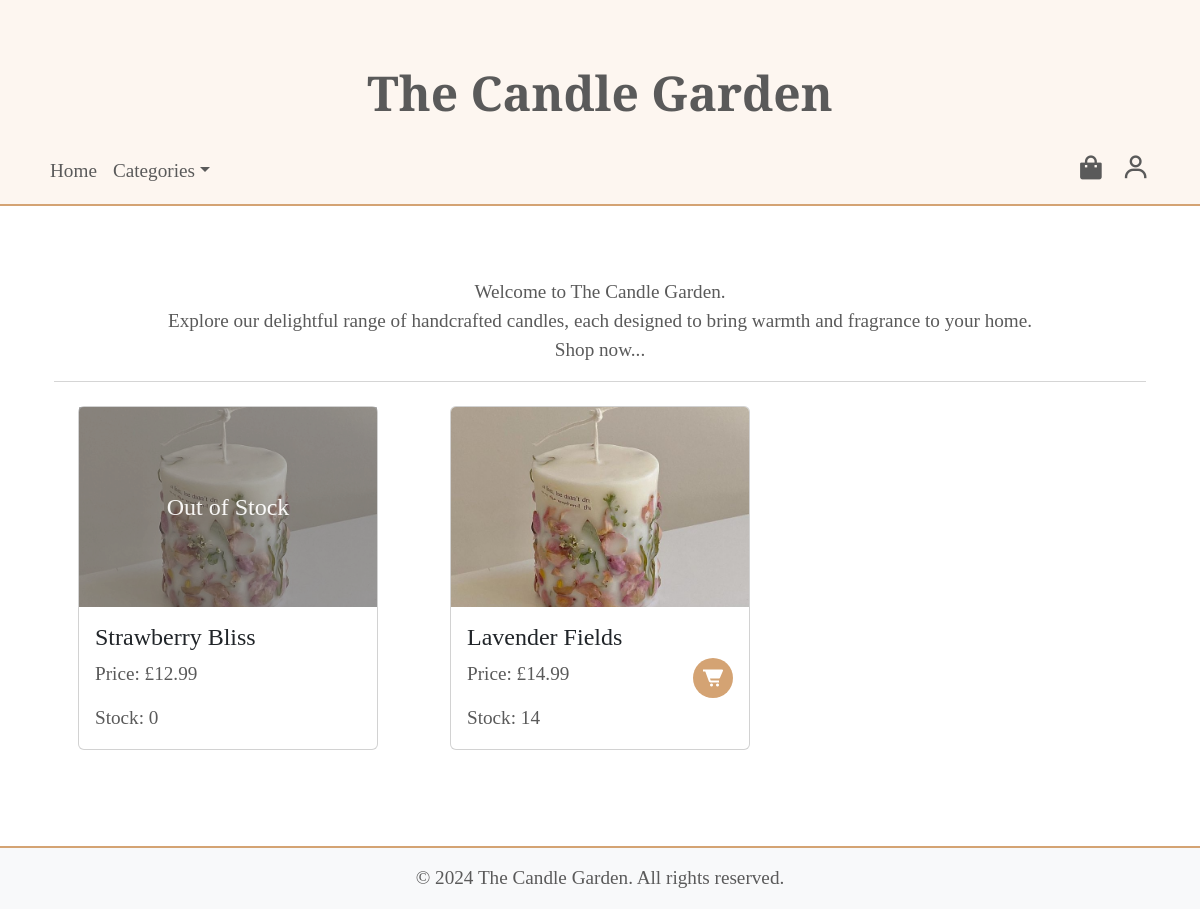
Before: / with the older database file.
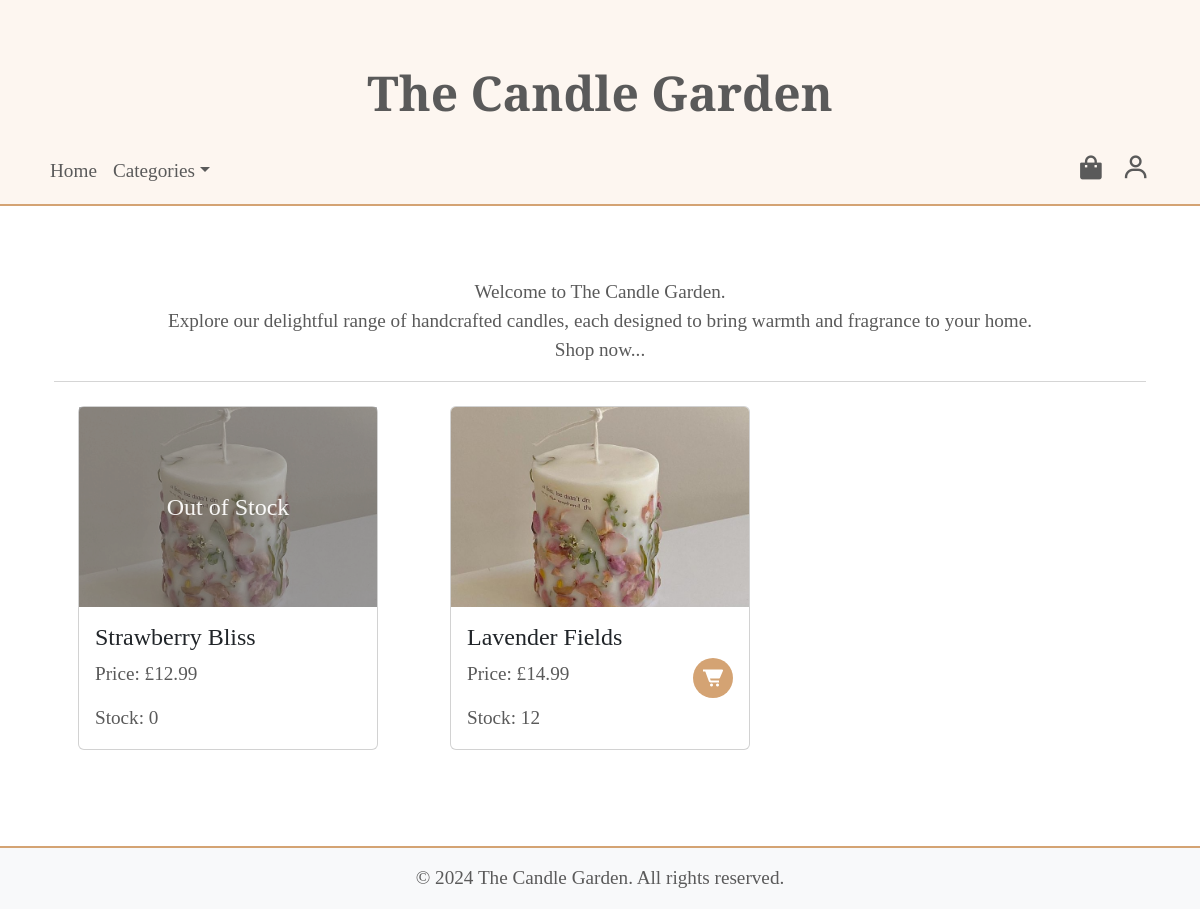
After: the same page with the newer database file.
### app/models.py (models this page shows, shortened)
class Candle(db.Model):
    id = db.Column(db.Integer, primary_key=True)
    name = db.Column(db.String(100), nullable=False, unique=True)
    description = db.Column(db.Text, nullable=True)
    price = db.Column(db.Float, nullable=False)
    stock = db.Column(db.Integer, nullable=False, default=0)
    image_filename = db.Column(db.String(255), nullable=True)
    categories = db.relationship('Category', secondary=candle_category, back_populates='candles')
    baskets = db.relationship('Basket', secondary=basket_candle, back_populates='candles')
    orders = db.relationship('OrderItem', back_populates='candle')

### app/views.py (the view)
@app.route('/')
def home():
    candles = Candle.query.all()
    form = CSRFProtectForm()
    return render_template('home.html', candles=candles, form=form)

### app/views.py (called while the page is built)
@app.context_processor
def inject_categories():
    categories = Category.query.all()
    return dict(categories=categories)

### app/templates/home.html (shortened to what this page needs)
{% extends "base.html" %}
{% block content %}
<div class="container py-5">
    <div class="text-center mb-4">
        <p>Welcome to The Candle Garden.<br>Explore our delightful range of handcrafted candles, each designed to bring warmth and fragrance to your home.<br>Shop now...</p>
        <hr>
    </div>
    <div class="row">
        {% for candle in candles %}
        <div class="col-md-4 mb-4">
            <div class="card h-100">
                {% if candle.stock > 0 %}
                    <a href="{{ url_for('product', candle_id=candle.id) }}" class="text-decoration-none">
                {% endif %}
                    <div class="card-img-container position-relative">
                        <img src="{{ url_for('static', filename='images/' + candle.image_filename) }}"
                            class="card-img-top {% if candle.stock == 0 %}grayed-out{% endif %}"
                            alt="{{ candle.name }}">
                        {% if candle.stock == 0 %}
                        <div class="out-of-stock-overlay">
                            <span>Out of Stock</span>
                        </div>
                        {% endif %}
                    </div>
                    {% if candle.stock > 0 %}
                </a>
                {% endif %}
                <div class="card-body d-flex justify-content-between align-items-center">
                    <div>
                        <h5 class="card-title">{{ candle.name }}</h5>
                        <p class="card-text">Price: £{{ "%.2f" | format(candle.price) }}</p>
                        <p class="card-text">Stock: {{ candle.stock }}</p>
                    </div>
                    {% if candle.stock > 0 %}
                    <form action="{{ url_for('add_to_basket', candle_id=candle.id) }}" method="POST" style="display: inline;">
                        <button type="submit" class="btn-cart">
                            <i class="bx bxs-cart-alt"></i>
                        </button>
                    </form>
                    {% endif %}
                </div>
            </div>
        </div>
        {% endfor %}
    </div>
</div>
{% endblock %}

### app/templates/base.html (shortened to what this page needs)
<!DOCTYPE html>
<html>
    <head>
        <link rel="stylesheet" href="{{ url_for('static', filename='style.css') }}" type="text/css">
        <link href="https://cdn.jsdelivr.net/npm/bootstrap@5.3.0-alpha3/dist/css/bootstrap.min.css" rel="stylesheet">
        <link href='https://unpkg.com/boxicons@2.1.4/css/boxicons.min.css' rel='stylesheet'>
        <link rel="stylesheet" type="text/css" href="//cdnjs.cloudflare.com/ajax/libs/cookieconsent/3.1.1/cookieconsent.min.css" />
    </head>
    <body  class="{% if request.cookies.get('theme') == 'dark' %}dark-theme{% else %}light-theme{% endif %}">
        <header class="header-with-navbar">
            <div class="text-center py-3">
                <br><br>
                <h1 class="store-logo">The Candle Garden</h1>
            </div>
            <nav class="navbar navbar-expand-lg">
                <div class="container">
                    <div class="collapse navbar-collapse" id="navbarNav">
                        <ul class="navbar-nav">
                            <li class="nav-item">
                                <a class="nav-link" href="/"></i> Home</a>
                            </li>
                            <li class="nav-item dropdown">
                                <a class="nav-link dropdown-toggle" href="#" role="button" data-bs-toggle="dropdown" aria-expanded="false">Categories</a>
                            </li>
                        </ul>
                        <ul class="navbar-nav ms-auto">
                            <li class="nav-item"><a class="nav-link" href="{{ url_for('basket') }}"><i class='bx bxs-shopping-bag' ></i></a></li>
                            <li class="nav-item"><a class="nav-link" href="{{ url_for('account') }}" title="Account"><i class='bx bx-user' ></i></a></li>
                        </ul>
                    </div>
                </div>
            </nav>
        </header>
        <main class="container my-4">
            {% block content %} {% endblock %}
        </main>
        <footer class="bg-light text-center py-3">
            <p class="mb-0">&copy; 2024 The Candle Garden. All rights reserved.</p>
        </footer>
    </body>
</html>

### app/static/style.css (style rules this page uses)
body { margin: 0; font-family: "Cormorant Garamond", serif; background-color: #fff; }
body.light-theme { background-color: #ffffff; color: #000000; }
p, .text-center, form { font-family: "Cormorant Garamond", serif; color: #5a5a5a; }
p { font-weight: 400; font-size: 1.2rem; margin-bottom: 1.5rem; }
.text-center { font-weight: 600; }
h3, h4, h5 { font-family: "Cormorant Garamond", serif; color: #333; }
.header-with-navbar { background-color: #fdf6f0; border-bottom: 2px solid #d4a373; padding-bottom: 0; margin-bottom: 0; }
.store-logo { font-weight: 700; font-size: 3rem; margin: 0; text-align: center; }
.navbar { background-color: #fdf6f0; font-family: "Cormorant Garamond", serif; }
.navbar-nav .nav-link, .dropdown-menu .dropdown-item { font-weight: 500; font-size: 1.2rem; color: #5a5a5a; }
.navbar-nav .nav-item .bx { font-size: 1.8rem; }
footer { background-color: #fdf6f0; border-top: 2px solid #d4a373; text-align: center; padding: 1rem 0; }
footer p { margin: 0; }
.card { font-family: inherit; font-weight: 400; max-width: 300px; margin: auto; }
.card-img-top { height: 200px; object-fit: cover; }
.card-title { font-size: 1.5rem; color: #5a5a5a; }
.card-text { font-size: 1.2rem; color: #5a5a5a; }
.btn-cart { background-color: #d4a373; color: #fff; border: none; border-radius: 50%; width: 40px; height: 40px; display: flex; justify-content: center; align-items: center; font-size: 1.5rem; transition: background-color 0.3s ease; text-decoration: none; }
.grayed-out { filter: grayscale(30%); opacity: 0.8; }
.card-img-container { position: relative; }
.out-of-stock-overlay { position: absolute; top: 0; left: 0; width: 100%; height: 100%; background-color: rgba(0, 0, 0, 0.3); display: flex; justify-content: center; align-items: center; color: white; font-size: 1.5rem; font-family: "Cormorant Garamond", serif; opacity: 0.9; z-index: 1; }
hr { border: 0.5px solid #ddd; }

Changed rows visible on the page:
changed Candle "Lavender Fields": stock "14" → "12"
